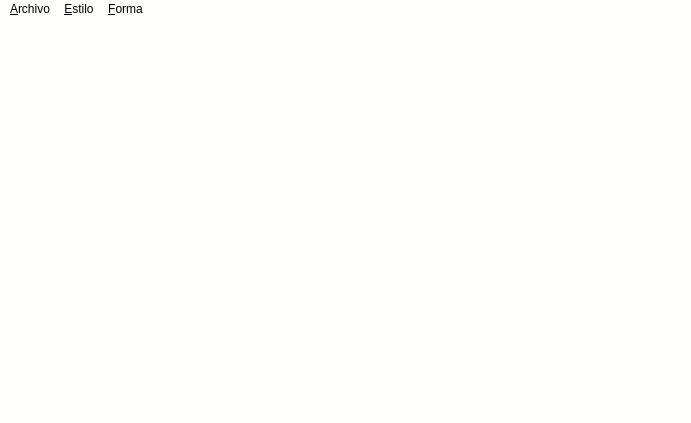
<?xml version="1.0" encoding="UTF-8"?>
<ui version="4.0">
 <class>Principal</class>
 <widget class="QMainWindow" name="Principal">
  <property name="geometry">
   <rect>
    <x>0</x>
    <y>0</y>
    <width>691</width>
    <height>423</height>
   </rect>
  </property>
  <property name="font">
   <font>
    <pointsize>10</pointsize>
    <weight>75</weight>
    <bold>true</bold>
   </font>
  </property>
  <property name="windowTitle">
   <string>Mi Paint </string>
  </property>
  <property name="windowIcon">
   <iconset resource="Recursos.qrc">
    <normaloff>:/Recur/Recursos/roll.png</normaloff>:/Recur/Recursos/roll.png</iconset>
  </property>
  <property name="styleSheet">
   <string notr="true">border-color: rgb(156, 154, 148);
background-color: rgb(254, 255, 249);</string>
  </property>
  <widget class="QWidget" name="centralwidget"/>
  <widget class="QMenuBar" name="menubar">
   <property name="geometry">
    <rect>
     <x>0</x>
     <y>0</y>
     <width>691</width>
     <height>21</height>
    </rect>
   </property>
   <widget class="QMenu" name="menu_Archivo">
    <property name="title">
     <string>&amp;Archivo</string>
    </property>
    <addaction name="actionNuevo"/>
    <addaction name="actionGuardar"/>
    <addaction name="separator"/>
    <addaction name="actionSalir"/>
   </widget>
   <widget class="QMenu" name="menu_Estilo">
    <property name="title">
     <string>&amp;Estilo</string>
    </property>
    <addaction name="actionColor"/>
    <addaction name="actionAncho"/>
   </widget>
   <widget class="QMenu" name="menu_Forma">
    <property name="title">
     <string>&amp;Forma</string>
    </property>
    <addaction name="actionLibre"/>
    <addaction name="actionLineas"/>
    <addaction name="actionRectangulos"/>
    <addaction name="actionCircunferencia"/>
   </widget>
   <addaction name="menu_Archivo"/>
   <addaction name="menu_Estilo"/>
   <addaction name="menu_Forma"/>
  </widget>
  <widget class="QStatusBar" name="statusbar"/>
  <action name="actionNuevo">
   <property name="icon">
    <iconset resource="Recursos.qrc">
     <normaloff>:/Recur/Recursos/new.png</normaloff>:/Recur/Recursos/new.png</iconset>
   </property>
   <property name="text">
    <string>Nuevo</string>
   </property>
  </action>
  <action name="actionGuardar">
   <property name="icon">
    <iconset resource="Recursos.qrc">
     <normaloff>:/Recur/Recursos/guardar.png</normaloff>:/Recur/Recursos/guardar.png</iconset>
   </property>
   <property name="text">
    <string>Guardar</string>
   </property>
  </action>
  <action name="actionSalir">
   <property name="icon">
    <iconset resource="Recursos.qrc">
     <normaloff>:/Recur/Recursos/door.png</normaloff>:/Recur/Recursos/door.png</iconset>
   </property>
   <property name="text">
    <string>Salir</string>
   </property>
  </action>
  <action name="actionColor">
   <property name="text">
    <string>Color</string>
   </property>
  </action>
  <action name="actionAncho">
   <property name="text">
    <string>Ancho</string>
   </property>
  </action>
  <action name="actionLibre">
   <property name="text">
    <string>Libre</string>
   </property>
  </action>
  <action name="actionLineas">
   <property name="text">
    <string>Lineas</string>
   </property>
  </action>
  <action name="actionRectangulos">
   <property name="text">
    <string>Rectangulos</string>
   </property>
  </action>
  <action name="actionCircunferencia">
   <property name="text">
    <string>Circunferencia</string>
   </property>
  </action>
 </widget>
 <resources>
  <include location="Recursos.qrc"/>
 </resources>
 <connections/>
</ui>
